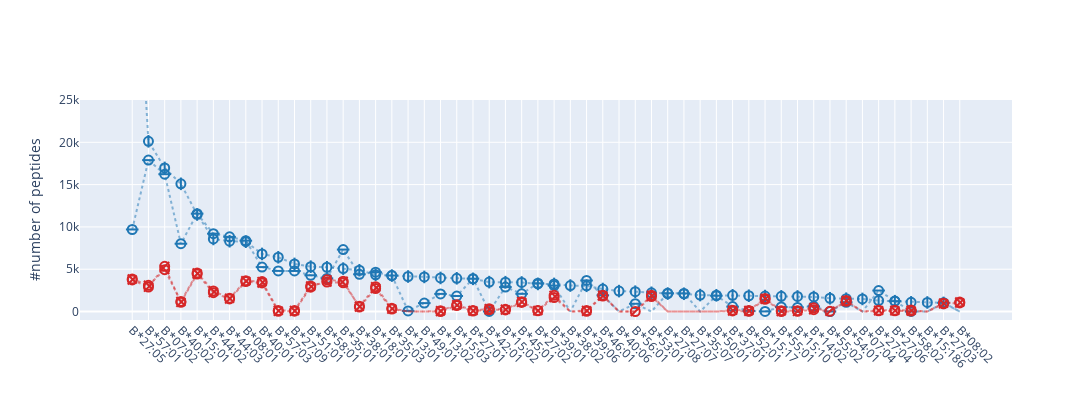

Notebook code for this chart:
### Markdown cell above
## Dataset contents locus B

### Code cell
fig = plot(all_alleles_all_datasets, "B")

fig.update_layout(width=1300, yaxis_title="#number of peptides", showlegend=True)

### Figure 1 — Plotly figure (JSON) as saved in the notebook; plotly's stock layout.template omitted (floating-point values rounded to 4 significant figures)
{"data": [{"line": {"color": "#1F77B4", "dash": "dot"}, "marker": {"color": ["#1F77B4", "#1F77B4", "#1F77B4", "#1F77B4", "#1F77B4", "#1F77B4", "#1F77B4", "#1F77B4", "#1F77B4", "#1F77B4", "#1F77B4", "#1F77B4", "#1F77B4", "#1F77B4", "#1F77B4", "#1F77B4", "#1F77B4", "#1F77B4", "#1F77B4", "#1F77B4", "#1F77B4", "#1F77B4", "#1F77B4", "#1F77B4", "#1F77B4", "#1F77B4", "#1F77B4", "#1F77B4", "#1F77B4", "#1F77B4", "#1F77B4", "#1F77B4", "#1F77B4", "#1F77B4", "#1F77B4", "#1F77B4", "#1F77B4", "#1F77B4", "#1F77B4", "#1F77B4", "#1F77B4", "#1F77B4", "#1F77B4", "#1F77B4", "#1F77B4", "#1F77B4", "#1F77B4", "#1F77B4", "#1F77B4", "#1F77B4", "#1F77B4", "#1F77B4"], "line": {"width": 1}, "size": 0, "symbol": ["line-ns", "line-ns", "line-ns", "line-ns", "line-ns", "line-ns", "line-ns", "line-ns", "line-ns", "line-ns", "line-ns", "line-ns", "line-ns", "line-ns", "line-ns", "line-ns", "line-ns", "line-ns", "line-ns", "line-ns", "line-ns", "line-ns", "line-ns", "line-ns", "line-ns", "line-ns", "line-ns", "line-ns", "line-ns", "line-ns", "line-ns", "line-ns", "line-ns", "line-ns", "line-ns", "line-ns", "line-ns", "line-ns", "line-ns", "line-ns", "line-ns", "line-ns", "line-ns", "line-ns", "line-ns", "line-ns", "line-ns", "line-ns", "line-ns", "line-ns", "line-ns", "line-ns"]}, "mode": "lines", "name": "MHCFlurry2.0_MS", "opacity": 0.5, "type": "scatter", "x": ["B*27:05", "B*57:01", "B*07:02", "B*40:02", "B*15:01", "B*44:02", "B*44:03", "B*08:01", "B*40:01", "B*57:03", "B*27:09", "B*51:01", "B*58:01", "B*35:01", "B*38:01", "B*18:01", "B*35:03", "B*13:01", "B*49:01", "B*13:02", "B*15:03", "B*27:01", "B*42:01", "B*15:02", "B*45:01", "B*27:02", "B*39:01", "B*38:02", "B*39:06", "B*46:01", "B*40:06", "B*56:01", "B*53:01", "B*27:08", "B*27:07", "B*35:07", "B*50:01", "B*37:01", "B*52:01", "B*15:17", "B*55:01", "B*15:10", "B*14:02", "B*55:02", "B*54:01", "B*07:04", "B*27:04", "B*27:06", "B*58:02", "B*15:186", "B*27:03", "B*08:02"], "y": [52482, 20116, 16973, 15094, 11470, 8580, 8313, 8252, 6807, 6415, 5626, 5301, 5233, 5072, 4879, 4347, 4248, 4140, 4093, 3970, 3931, 3864, 3477, 3469, 3435, 3262, 3260, 3071, 3042, 2661, 2416, 2346, 2215, 2121, 2101, 1947, 1925, 1921, 1867, 1831, 1793, 1782, 1721, 1571, 1516, 1489, 1293, 1223, 1084, 1071, 1018, 0]}, {"line": {"color": "#1F77B4", "dash": "dot"}, "marker": {"color": ["#1F77B4", "#1F77B4", "#1F77B4", "#1F77B4", "#1F77B4", "#1F77B4", "#1F77B4", "#1F77B4", "#1F77B4", "#1F77B4", "#1F77B4", "#1F77B4", "#1F77B4", "#1F77B4", "#1F77B4", "#1F77B4", "#1F77B4", "#1F77B4", "#1F77B4", "#1F77B4", "#1F77B4", "#1F77B4", "#1F77B4", "#1F77B4", "#1F77B4", "#1F77B4", "#1F77B4", "#1F77B4", "#1F77B4", "#1F77B4", "#1F77B4", "#1F77B4", "#1F77B4", "#1F77B4", "#1F77B4", "#1F77B4", "#1F77B4", "#1F77B4", "#1F77B4", "#1F77B4", "#1F77B4", "#1F77B4", "#1F77B4", "#1F77B4", "#1F77B4", "#1F77B4", "#1F77B4", "#1F77B4", "#1F77B4", "#1F77B4", "#1F77B4"], "line": {"width": 2}, "size": 9, "symbol": ["line-ns", "line-ns", "line-ns", "line-ns", "line-ns", "line-ns", "line-ns", "line-ns", "line-ns", "line-ns", "line-ns", "line-ns", "line-ns", "line-ns", "line-ns", "line-ns", "line-ns", "line-ns", "line-ns", "line-ns", "line-ns", "line-ns", "line-ns", "line-ns", "line-ns", "line-ns", "line-ns", "line-ns", "line-ns", "line-ns", "line-ns", "line-ns", "line-ns", "line-ns", "line-ns", "line-ns", "line-ns", "line-ns", "line-ns", "line-ns", "line-ns", "line-ns", "line-ns", "line-ns", "line-ns", "line-ns", "line-ns", "line-ns", "line-ns", "line-ns", "line-ns"]}, "mode": "markers", "name": "MHCFlurry2.0_MS", "opacity": 1, "type": "scatter", "x": ["B*27:05", "B*57:01", "B*07:02", "B*40:02", "B*15:01", "B*44:02", "B*44:03", "B*08:01", "B*40:01", "B*57:03", "B*27:09", "B*51:01", "B*58:01", "B*35:01", "B*38:01", "B*18:01", "B*35:03", "B*13:01", "B*49:01", "B*13:02", "B*15:03", "B*27:01", "B*42:01", "B*15:02", "B*45:01", "B*27:02", "B*39:01", "B*38:02", "B*39:06", "B*46:01", "B*40:06", "B*56:01", "B*53:01", "B*27:08", "B*27:07", "B*35:07", "B*50:01", "B*37:01", "B*52:01", "B*15:17", "B*55:01", "B*15:10", "B*14:02", "B*55:02", "B*54:01", "B*07:04", "B*27:04", "B*27:06", "B*58:02", "B*15:186", "B*27:03"], "y": [52482, 20116, 16973, 15094, 11470, 8580, 8313, 8252, 6807, 6415, 5626, 5301, 5233, 5072, 4879, 4347, 4248, 4140, 4093, 3970, 3931, 3864, 3477, 3469, 3435, 3262, 3260, 3071, 3042, 2661, 2416, 2346, 2215, 2121, 2101, 1947, 1925, 1921, 1867, 1831, 1793, 1782, 1721, 1571, 1516, 1489, 1293, 1223, 1084, 1071, 1018]}, {"line": {"color": "#1F77B4", "dash": "dot"}, "marker": {"color": ["#1F77B4", "#1F77B4", "#1F77B4", "#1F77B4", "#1F77B4", "#1F77B4", "#1F77B4", "#1F77B4", "#1F77B4", "#1F77B4", "#1F77B4", "#1F77B4", "#1F77B4", "#1F77B4", "#1F77B4", "#1F77B4", "#1F77B4", "#1F77B4", "#1F77B4", "#1F77B4", "#1F77B4", "#1F77B4", "#1F77B4", "#1F77B4", "#1F77B4", "#1F77B4", "#1F77B4", "#1F77B4", "#1F77B4", "#1F77B4", "#1F77B4", "#1F77B4", "#1F77B4", "#1F77B4", "#1F77B4", "#1F77B4", "#1F77B4", "#1F77B4", "#1F77B4", "#1F77B4", "#1F77B4", "#1F77B4", "#1F77B4", "#1F77B4", "#1F77B4", "#1F77B4", "#1F77B4", "#1F77B4", "#1F77B4", "#1F77B4", "#1F77B4"], "line": {"width": 2}, "size": 9, "symbol": "circle-open"}, "mode": "markers", "name": "MHCFlurry2.0_MS", "opacity": 1, "type": "scatter", "x": ["B*27:05", "B*57:01", "B*07:02", "B*40:02", "B*15:01", "B*44:02", "B*44:03", "B*08:01", "B*40:01", "B*57:03", "B*27:09", "B*51:01", "B*58:01", "B*35:01", "B*38:01", "B*18:01", "B*35:03", "B*13:01", "B*49:01", "B*13:02", "B*15:03", "B*27:01", "B*42:01", "B*15:02", "B*45:01", "B*27:02", "B*39:01", "B*38:02", "B*39:06", "B*46:01", "B*40:06", "B*56:01", "B*53:01", "B*27:08", "B*27:07", "B*35:07", "B*50:01", "B*37:01", "B*52:01", "B*15:17", "B*55:01", "B*15:10", "B*14:02", "B*55:02", "B*54:01", "B*07:04", "B*27:04", "B*27:06", "B*58:02", "B*15:186", "B*27:03"], "y": [52482, 20116, 16973, 15094, 11470, 8580, 8313, 8252, 6807, 6415, 5626, 5301, 5233, 5072, 4879, 4347, 4248, 4140, 4093, 3970, 3931, 3864, 3477, 3469, 3435, 3262, 3260, 3071, 3042, 2661, 2416, 2346, 2215, 2121, 2101, 1947, 1925, 1921, 1867, 1831, 1793, 1782, 1721, 1571, 1516, 1489, 1293, 1223, 1084, 1071, 1018]}, {"line": {"color": "#1F77B4", "dash": "dot"}, "marker": {"color": ["#1F77B4", "#1F77B4", "#1F77B4", "#1F77B4", "#1F77B4", "#1F77B4", "#1F77B4", "#1F77B4", "#1F77B4", "#1F77B4", "#1F77B4", "#1F77B4", "#1F77B4", "#1F77B4", "#1F77B4", "#1F77B4", "#1F77B4", "#1F77B4", "#1F77B4", "#1F77B4", "#1F77B4", "#1F77B4", "#1F77B4", "#1F77B4", "#1F77B4", "#1F77B4", "#1F77B4", "#1F77B4", "#1F77B4", "#1F77B4", "#1F77B4", "#1F77B4", "#1F77B4", "#1F77B4", "#1F77B4", "#1F77B4", "#1F77B4", "#1F77B4", "#1F77B4", "#1F77B4", "#1F77B4", "#1F77B4", "#1F77B4", "#1F77B4", "#1F77B4", "#1F77B4", "#1F77B4", "#1F77B4", "#1F77B4", "#1F77B4", "#1F77B4", "#1F77B4"], "line": {"width": 1}, "size": 0, "symbol": ["line-ew", "line-ew", "line-ew", "line-ew", "line-ew", "line-ew", "line-ew", "line-ew", "line-ew", "line-ew", "line-ew", "line-ew", "line-ew", "line-ew", "line-ew", "line-ew", "line-ew", "line-ew", "line-ew", "line-ew", "line-ew", "line-ew", "line-ew", "line-ew", "line-ew", "line-ew", "line-ew", "line-ew", "line-ew", "line-ew", "line-ew", "line-ew", "line-ew", "line-ew", "line-ew", "line-ew", "line-ew", "line-ew", "line-ew", "line-ew", "line-ew", "line-ew", "line-ew", "line-ew", "line-ew", "line-ew", "line-ew", "line-ew", "line-ew", "line-ew", "line-ew", "line-ew"]}, "mode": "lines", "name": "NetMHCpan4.1_MS", "opacity": 0.5, "type": "scatter", "x": ["B*27:05", "B*57:01", "B*07:02", "B*40:02", "B*15:01", "B*44:02", "B*44:03", "B*08:01", "B*40:01", "B*57:03", "B*27:09", "B*51:01", "B*58:01", "B*35:01", "B*38:01", "B*18:01", "B*35:03", "B*13:01", "B*49:01", "B*13:02", "B*15:03", "B*27:01", "B*42:01", "B*15:02", "B*45:01", "B*27:02", "B*39:01", "B*38:02", "B*39:06", "B*46:01", "B*40:06", "B*56:01", "B*53:01", "B*27:08", "B*27:07", "B*35:07", "B*50:01", "B*37:01", "B*52:01", "B*15:17", "B*55:01", "B*15:10", "B*14:02", "B*55:02", "B*54:01", "B*07:04", "B*27:04", "B*27:06", "B*58:02", "B*15:186", "B*27:03", "B*08:02"], "y": [9697, 17896, 16232, 8015, 11569, 9204, 8825, 8378, 5253, 4804, 4794, 4284, 3916, 7323, 4401, 4649, 4257, 74, 996, 2086, 1834, 3887, 10, 2893, 2094, 3342, 3063, 0, 3670, 1918, 0, 921, 0, 2162, 2146, 0, 1870, 583, 77, 13, 535, 484, 614, 5, 1092, 0, 2483, 1233, 7, 0, 1028, 0]}, {"line": {"color": "#1F77B4", "dash": "dot"}, "marker": {"color": ["#1F77B4", "#1F77B4", "#1F77B4", "#1F77B4", "#1F77B4", "#1F77B4", "#1F77B4", "#1F77B4", "#1F77B4", "#1F77B4", "#1F77B4", "#1F77B4", "#1F77B4", "#1F77B4", "#1F77B4", "#1F77B4", "#1F77B4", "#1F77B4", "#1F77B4", "#1F77B4", "#1F77B4", "#1F77B4", "#1F77B4", "#1F77B4", "#1F77B4", "#1F77B4", "#1F77B4", "#1F77B4", "#1F77B4", "#1F77B4", "#1F77B4", "#1F77B4", "#1F77B4", "#1F77B4", "#1F77B4", "#1F77B4", "#1F77B4", "#1F77B4", "#1F77B4", "#1F77B4", "#1F77B4", "#1F77B4", "#1F77B4", "#1F77B4", "#1F77B4"], "line": {"width": 2}, "size": 9, "symbol": ["line-ew", "line-ew", "line-ew", "line-ew", "line-ew", "line-ew", "line-ew", "line-ew", "line-ew", "line-ew", "line-ew", "line-ew", "line-ew", "line-ew", "line-ew", "line-ew", "line-ew", "line-ew", "line-ew", "line-ew", "line-ew", "line-ew", "line-ew", "line-ew", "line-ew", "line-ew", "line-ew", "line-ew", "line-ew", "line-ew", "line-ew", "line-ew", "line-ew", "line-ew", "line-ew", "line-ew", "line-ew", "line-ew", "line-ew", "line-ew", "line-ew", "line-ew", "line-ew", "line-ew", "line-ew"]}, "mode": "markers", "name": "NetMHCpan4.1_MS", "opacity": 1, "type": "scatter", "x": ["B*27:05", "B*57:01", "B*07:02", "B*40:02", "B*15:01", "B*44:02", "B*44:03", "B*08:01", "B*40:01", "B*57:03", "B*27:09", "B*51:01", "B*58:01", "B*35:01", "B*38:01", "B*18:01", "B*35:03", "B*13:01", "B*49:01", "B*13:02", "B*15:03", "B*27:01", "B*42:01", "B*15:02", "B*45:01", "B*27:02", "B*39:01", "B*39:06", "B*46:01", "B*56:01", "B*27:08", "B*27:07", "B*50:01", "B*37:01", "B*52:01", "B*15:17", "B*55:01", "B*15:10", "B*14:02", "B*55:02", "B*54:01", "B*27:04", "B*27:06", "B*58:02", "B*27:03"], "y": [9697, 17896, 16232, 8015, 11569, 9204, 8825, 8378, 5253, 4804, 4794, 4284, 3916, 7323, 4401, 4649, 4257, 74, 996, 2086, 1834, 3887, 10, 2893, 2094, 3342, 3063, 3670, 1918, 921, 2162, 2146, 1870, 583, 77, 13, 535, 484, 614, 5, 1092, 2483, 1233, 7, 1028]}, {"line": {"color": "#1F77B4", "dash": "dot"}, "marker": {"color": ["#1F77B4", "#1F77B4", "#1F77B4", "#1F77B4", "#1F77B4", "#1F77B4", "#1F77B4", "#1F77B4", "#1F77B4", "#1F77B4", "#1F77B4", "#1F77B4", "#1F77B4", "#1F77B4", "#1F77B4", "#1F77B4", "#1F77B4", "#1F77B4", "#1F77B4", "#1F77B4", "#1F77B4", "#1F77B4", "#1F77B4", "#1F77B4", "#1F77B4", "#1F77B4", "#1F77B4", "#1F77B4", "#1F77B4", "#1F77B4", "#1F77B4", "#1F77B4", "#1F77B4", "#1F77B4", "#1F77B4", "#1F77B4", "#1F77B4", "#1F77B4", "#1F77B4", "#1F77B4", "#1F77B4", "#1F77B4", "#1F77B4", "#1F77B4", "#1F77B4"], "line": {"width": 2}, "size": 9, "symbol": "circle-open"}, "mode": "markers", "name": "NetMHCpan4.1_MS", "opacity": 1, "type": "scatter", "x": ["B*27:05", "B*57:01", "B*07:02", "B*40:02", "B*15:01", "B*44:02", "B*44:03", "B*08:01", "B*40:01", "B*57:03", "B*27:09", "B*51:01", "B*58:01", "B*35:01", "B*38:01", "B*18:01", "B*35:03", "B*13:01", "B*49:01", "B*13:02", "B*15:03", "B*27:01", "B*42:01", "B*15:02", "B*45:01", "B*27:02", "B*39:01", "B*39:06", "B*46:01", "B*56:01", "B*27:08", "B*27:07", "B*50:01", "B*37:01", "B*52:01", "B*15:17", "B*55:01", "B*15:10", "B*14:02", "B*55:02", "B*54:01", "B*27:04", "B*27:06", "B*58:02", "B*27:03"], "y": [9697, 17896, 16232, 8015, 11569, 9204, 8825, 8378, 5253, 4804, 4794, 4284, 3916, 7323, 4401, 4649, 4257, 74, 996, 2086, 1834, 3887, 10, 2893, 2094, 3342, 3063, 3670, 1918, 921, 2162, 2146, 1870, 583, 77, 13, 535, 484, 614, 5, 1092, 2483, 1233, 7, 1028]}, {"line": {"color": "#D62728", "dash": "dot"}, "marker": {"color": ["#D62728", "#D62728", "#D62728", "#D62728", "#D62728", "#D62728", "#D62728", "#D62728", "#D62728", "#D62728", "#D62728", "#D62728", "#D62728", "#D62728", "#D62728", "#D62728", "#D62728", "#D62728", "#D62728", "#D62728", "#D62728", "#D62728", "#D62728", "#D62728", "#D62728", "#D62728", "#D62728", "#D62728", "#D62728", "#D62728", "#D62728", "#D62728", "#D62728", "#D62728", "#D62728", "#D62728", "#D62728", "#D62728", "#D62728", "#D62728", "#D62728", "#D62728", "#D62728", "#D62728", "#D62728", "#D62728", "#D62728", "#D62728", "#D62728", "#D62728", "#D62728", "#D62728"], "line": {"width": 1}, "size": 0, "symbol": ["line-ne", "line-ne", "line-ne", "line-ne", "line-ne", "line-ne", "line-ne", "line-ne", "line-ne", "line-ne", "line-ne", "line-ne", "line-ne", "line-ne", "line-ne", "line-ne", "line-ne", "line-ne", "line-ne", "line-ne", "line-ne", "line-ne", "line-ne", "line-ne", "line-ne", "line-ne", "line-ne", "line-ne", "line-ne", "line-ne", "line-ne", "line-ne", "line-ne", "line-ne", "line-ne", "line-ne", "line-ne", "line-ne", "line-ne", "line-ne", "line-ne", "line-ne", "line-ne", "line-ne", "line-ne", "line-ne", "line-ne", "line-ne", "line-ne", "line-ne", "line-ne", "line-ne"]}, "mode": "lines", "name": "MHCFlurry2.0_BA", "opacity": 0.5, "type": "scatter", "x": ["B*27:05", "B*57:01", "B*07:02", "B*40:02", "B*15:01", "B*44:02", "B*44:03", "B*08:01", "B*40:01", "B*57:03", "B*27:09", "B*51:01", "B*58:01", "B*35:01", "B*38:01", "B*18:01", "B*35:03", "B*13:01", "B*49:01", "B*13:02", "B*15:03", "B*27:01", "B*42:01", "B*15:02", "B*45:01", "B*27:02", "B*39:01", "B*38:02", "B*39:06", "B*46:01", "B*40:06", "B*56:01", "B*53:01", "B*27:08", "B*27:07", "B*35:07", "B*50:01", "B*37:01", "B*52:01", "B*15:17", "B*55:01", "B*15:10", "B*14:02", "B*55:02", "B*54:01", "B*07:04", "B*27:04", "B*27:06", "B*58:02", "B*15:186", "B*27:03", "B*08:02"], "y": [3734, 2886, 5341, 1084, 4429, 2234, 1487, 3545, 3375, 34, 44, 2885, 3746, 3578, 531, 2720, 287, 0, 0, 1, 699, 62, 211, 188, 1079, 83, 1656, 0, 33, 1830, 0, 3, 1779, 0, 0, 0, 0, 68, 33, 1452, 3, 21, 215, 28, 1214, 0, 85, 82, 55, 0, 907, 1019]}, {"line": {"color": "#D62728", "dash": "dot"}, "marker": {"color": ["#D62728", "#D62728", "#D62728", "#D62728", "#D62728", "#D62728", "#D62728", "#D62728", "#D62728", "#D62728", "#D62728", "#D62728", "#D62728", "#D62728", "#D62728", "#D62728", "#D62728", "#D62728", "#D62728", "#D62728", "#D62728", "#D62728", "#D62728", "#D62728", "#D62728", "#D62728", "#D62728", "#D62728", "#D62728", "#D62728", "#D62728", "#D62728", "#D62728", "#D62728", "#D62728", "#D62728", "#D62728", "#D62728", "#D62728", "#D62728", "#D62728", "#D62728"], "line": {"width": 2}, "size": 9, "symbol": ["line-ne", "line-ne", "line-ne", "line-ne", "line-ne", "line-ne", "line-ne", "line-ne", "line-ne", "line-ne", "line-ne", "line-ne", "line-ne", "line-ne", "line-ne", "line-ne", "line-ne", "line-ne", "line-ne", "line-ne", "line-ne", "line-ne", "line-ne", "line-ne", "line-ne", "line-ne", "line-ne", "line-ne", "line-ne", "line-ne", "line-ne", "line-ne", "line-ne", "line-ne", "line-ne", "line-ne", "line-ne", "line-ne", "line-ne", "line-ne", "line-ne", "line-ne"]}, "mode": "markers", "name": "MHCFlurry2.0_BA", "opacity": 1, "type": "scatter", "x": ["B*27:05", "B*57:01", "B*07:02", "B*40:02", "B*15:01", "B*44:02", "B*44:03", "B*08:01", "B*40:01", "B*57:03", "B*27:09", "B*51:01", "B*58:01", "B*35:01", "B*38:01", "B*18:01", "B*35:03", "B*13:02", "B*15:03", "B*27:01", "B*42:01", "B*15:02", "B*45:01", "B*27:02", "B*39:01", "B*39:06", "B*46:01", "B*56:01", "B*53:01", "B*37:01", "B*52:01", "B*15:17", "B*55:01", "B*15:10", "B*14:02", "B*55:02", "B*54:01", "B*27:04", "B*27:06", "B*58:02", "B*27:03", "B*08:02"], "y": [3734, 2886, 5341, 1084, 4429, 2234, 1487, 3545, 3375, 34, 44, 2885, 3746, 3578, 531, 2720, 287, 1, 699, 62, 211, 188, 1079, 83, 1656, 33, 1830, 3, 1779, 68, 33, 1452, 3, 21, 215, 28, 1214, 85, 82, 55, 907, 1019]}, {"line": {"color": "#D62728", "dash": "dot"}, "marker": {"color": ["#D62728", "#D62728", "#D62728", "#D62728", "#D62728", "#D62728", "#D62728", "#D62728", "#D62728", "#D62728", "#D62728", "#D62728", "#D62728", "#D62728", "#D62728", "#D62728", "#D62728", "#D62728", "#D62728", "#D62728", "#D62728", "#D62728", "#D62728", "#D62728", "#D62728", "#D62728", "#D62728", "#D62728", "#D62728", "#D62728", "#D62728", "#D62728", "#D62728", "#D62728", "#D62728", "#D62728", "#D62728", "#D62728", "#D62728", "#D62728", "#D62728", "#D62728"], "line": {"width": 2}, "size": 9, "symbol": "circle-open"}, "mode": "markers", "name": "MHCFlurry2.0_BA", "opacity": 1, "type": "scatter", "x": ["B*27:05", "B*57:01", "B*07:02", "B*40:02", "B*15:01", "B*44:02", "B*44:03", "B*08:01", "B*40:01", "B*57:03", "B*27:09", "B*51:01", "B*58:01", "B*35:01", "B*38:01", "B*18:01", "B*35:03", "B*13:02", "B*15:03", "B*27:01", "B*42:01", "B*15:02", "B*45:01", "B*27:02", "B*39:01", "B*39:06", "B*46:01", "B*56:01", "B*53:01", "B*37:01", "B*52:01", "B*15:17", "B*55:01", "B*15:10", "B*14:02", "B*55:02", "B*54:01", "B*27:04", "B*27:06", "B*58:02", "B*27:03", "B*08:02"], "y": [3734, 2886, 5341, 1084, 4429, 2234, 1487, 3545, 3375, 34, 44, 2885, 3746, 3578, 531, 2720, 287, 1, 699, 62, 211, 188, 1079, 83, 1656, 33, 1830, 3, 1779, 68, 33, 1452, 3, 21, 215, 28, 1214, 85, 82, 55, 907, 1019]}, {"line": {"color": "#D62728", "dash": "dot"}, "marker": {"color": ["#D62728", "#D62728", "#D62728", "#D62728", "#D62728", "#D62728", "#D62728", "#D62728", "#D62728", "#D62728", "#D62728", "#D62728", "#D62728", "#D62728", "#D62728", "#D62728", "#D62728", "#D62728", "#D62728", "#D62728", "#D62728", "#D62728", "#D62728", "#D62728", "#D62728", "#D62728", "#D62728", "#D62728", "#D62728", "#D62728", "#D62728", "#D62728", "#D62728", "#D62728", "#D62728", "#D62728", "#D62728", "#D62728", "#D62728", "#D62728", "#D62728", "#D62728", "#D62728", "#D62728", "#D62728", "#D62728", "#D62728", "#D62728", "#D62728", "#D62728", "#D62728", "#D62728"], "line": {"width": 1}, "size": 0, "symbol": ["line-nw", "line-nw", "line-nw", "line-nw", "line-nw", "line-nw", "line-nw", "line-nw", "line-nw", "line-nw", "line-nw", "line-nw", "line-nw", "line-nw", "line-nw", "line-nw", "line-nw", "line-nw", "line-nw", "line-nw", "line-nw", "line-nw", "line-nw", "line-nw", "line-nw", "line-nw", "line-nw", "line-nw", "line-nw", "line-nw", "line-nw", "line-nw", "line-nw", "line-nw", "line-nw", "line-nw", "line-nw", "line-nw", "line-nw", "line-nw", "line-nw", "line-nw", "line-nw", "line-nw", "line-nw", "line-nw", "line-nw", "line-nw", "line-nw", "line-nw", "line-nw", "line-nw"]}, "mode": "lines", "name": "NetMHCpan4.1_BA", "opacity": 0.5, "type": "scatter", "x": ["B*27:05", "B*57:01", "B*07:02", "B*40:02", "B*15:01", "B*44:02", "B*44:03", "B*08:01", "B*40:01", "B*57:03", "B*27:09", "B*51:01", "B*58:01", "B*35:01", "B*38:01", "B*18:01", "B*35:03", "B*13:01", "B*49:01", "B*13:02", "B*15:03", "B*27:01", "B*42:01", "B*15:02", "B*45:01", "B*27:02", "B*39:01", "B*38:02", "B*39:06", "B*46:01", "B*40:06", "B*56:01", "B*53:01", "B*27:08", "B*27:07", "B*35:07", "B*50:01", "B*37:01", "B*52:01", "B*15:17", "B*55:01", "B*15:10", "B*14:02", "B*55:02", "B*54:01", "B*07:04", "B*27:04", "B*27:06", "B*58:02", "B*15:186", "B*27:03", "B*08:02"], "y": [3847, 3100, 4949, 1188, 4556, 2437, 1580, 3644, 3539, 134, 114, 3023, 3481, 3404, 630, 2931, 378, 0, 0, 101, 796, 113, 332, 265, 1169, 126, 1913, 0, 133, 1915, 0, 0, 1918, 0, 0, 0, 0, 166, 124, 1548, 101, 104, 443, 0, 1306, 0, 151, 152, 168, 0, 993, 1120]}, {"line": {"color": "#D62728", "dash": "dot"}, "marker": {"color": ["#D62728", "#D62728", "#D62728", "#D62728", "#D62728", "#D62728", "#D62728", "#D62728", "#D62728", "#D62728", "#D62728", "#D62728", "#D62728", "#D62728", "#D62728", "#D62728", "#D62728", "#D62728", "#D62728", "#D62728", "#D62728", "#D62728", "#D62728", "#D62728", "#D62728", "#D62728", "#D62728", "#D62728", "#D62728", "#D62728", "#D62728", "#D62728", "#D62728", "#D62728", "#D62728", "#D62728", "#D62728", "#D62728", "#D62728", "#D62728"], "line": {"width": 2}, "size": 9, "symbol": ["line-nw", "line-nw", "line-nw", "line-nw", "line-nw", "line-nw", "line-nw", "line-nw", "line-nw", "line-nw", "line-nw", "line-nw", "line-nw", "line-nw", "line-nw", "line-nw", "line-nw", "line-nw", "line-nw", "line-nw", "line-nw", "line-nw", "line-nw", "line-nw", "line-nw", "line-nw", "line-nw", "line-nw", "line-nw", "line-nw", "line-nw", "line-nw", "line-nw", "line-nw", "line-nw", "line-nw", "line-nw", "line-nw", "line-nw", "line-nw"]}, "mode": "markers", "name": "NetMHCpan4.1_BA", "opacity": 1, "type": "scatter", "x": ["B*27:05", "B*57:01", "B*07:02", "B*40:02", "B*15:01", "B*44:02", "B*44:03", "B*08:01", "B*40:01", "B*57:03", "B*27:09", "B*51:01", "B*58:01", "B*35:01", "B*38:01", "B*18:01", "B*35:03", "B*13:02", "B*15:03", "B*27:01", "B*42:01", "B*15:02", "B*45:01", "B*27:02", "B*39:01", "B*39:06", "B*46:01", "B*53:01", "B*37:01", "B*52:01", "B*15:17", "B*55:01", "B*15:10", "B*14:02", "B*54:01", "B*27:04", "B*27:06", "B*58:02", "B*27:03", "B*08:02"], "y": [3847, 3100, 4949, 1188, 4556, 2437, 1580, 3644, 3539, 134, 114, 3023, 3481, 3404, 630, 2931, 378, 101, 796, 113, 332, 265, 1169, 126, 1913, 133, 1915, 1918, 166, 124, 1548, 101, 104, 443, 1306, 151, 152, 168, 993, 1120]}, {"line": {"color": "#D62728", "dash": "dot"}, "marker": {"color": ["#D62728", "#D62728", "#D62728", "#D62728", "#D62728", "#D62728", "#D62728", "#D62728", "#D62728", "#D62728", "#D62728", "#D62728", "#D62728", "#D62728", "#D62728", "#D62728", "#D62728", "#D62728", "#D62728", "#D62728", "#D62728", "#D62728", "#D62728", "#D62728", "#D62728", "#D62728", "#D62728", "#D62728", "#D62728", "#D62728", "#D62728", "#D62728", "#D62728", "#D62728", "#D62728", "#D62728", "#D62728", "#D62728", "#D62728", "#D62728"], "line": {"width": 2}, "size": 9, "symbol": "circle-open"}, "mode": "markers", "name": "NetMHCpan4.1_BA", "opacity": 1, "type": "scatter", "x": ["B*27:05", "B*57:01", "B*07:02", "B*40:02", "B*15:01", "B*44:02", "B*44:03", "B*08:01", "B*40:01", "B*57:03", "B*27:09", "B*51:01", "B*58:01", "B*35:01", "B*38:01", "B*18:01", "B*35:03", "B*13:02", "B*15:03", "B*27:01", "B*42:01", "B*15:02", "B*45:01", "B*27:02", "B*39:01", "B*39:06", "B*46:01", "B*53:01", "B*37:01", "B*52:01", "B*15:17", "B*55:01", "B*15:10", "B*14:02", "B*54:01", "B*27:04", "B*27:06", "B*58:02", "B*27:03", "B*08:02"], "y": [3847, 3100, 4949, 1188, 4556, 2437, 1580, 3644, 3539, 134, 114, 3023, 3481, 3404, 630, 2931, 378, 101, 796, 113, 332, 265, 1169, 126, 1913, 133, 1915, 1918, 166, 124, 1548, 101, 104, 443, 1306, 151, 152, 168, 993, 1120]}], "layout": {"height": 400, "showlegend": false, "width": 1300, "xaxis": {"dtick": 1.2, "tick0": 0, "tickangle": 45}, "yaxis": {"range": [-1000, 25000], "title": {"text": "#number of peptides"}}}}
